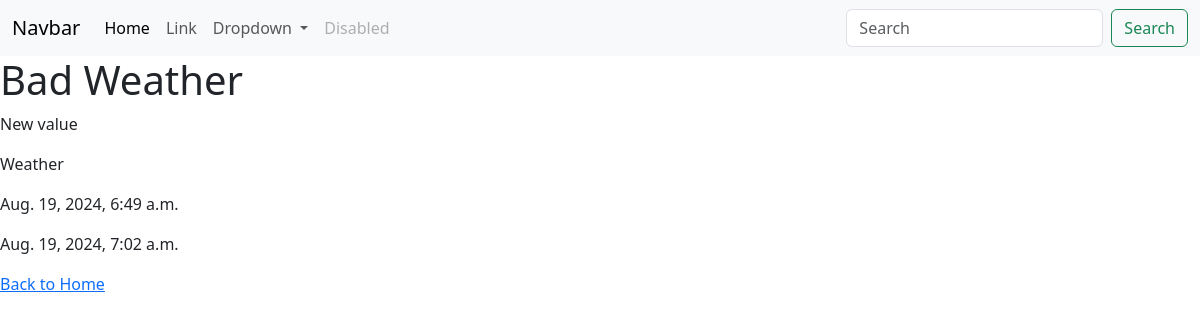
Page /post_detail/1/ on the committed database.
### blog/models.py (models this page shows, shortened)
class Post(models.Model):
    title = models.CharField(max_length=100)
    content = models.TextField()
    category = models.ForeignKey(Category, on_delete=models.CASCADE)
    created_at = models.DateTimeField(auto_now_add=True)
    updated_at = models.DateTimeField(auto_now=True)

class Category(models.Model):
    name = models.CharField(max_length=100)
    def __str__(self):
        return self.name

### blog/views.py (the view)
class PostDetailView(DetailView):
    model = Post
    template_name = 'post_detail.html'

### templates/post_detail.html (shortened to what this page needs)
{% extends 'base.html' %}
{% block content %}
	<h1>{{ object.title }}</h1>
    <p>{{ object.content }}</p>
    <p>{{ object.category }}</p>
    <p>{{ object.created_at }}</p>
    <p>{{ object.updated_at }}</p>
    <a href="{% url 'home' %}">
        Back to Home
    </a>
{% endblock %}

### rows in the picture
Post: title "Bad Weather", content "New value", category "Weather", created_at "Aug. 19, 2024, 6:49 a.m.", updated_at "Aug. 19, 2024, 7:02 a.m."
